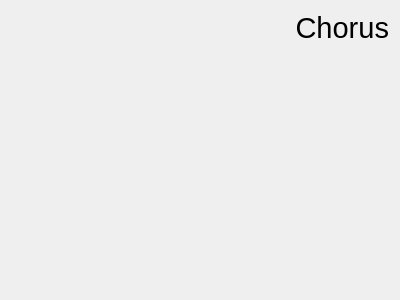
<?xml version="1.0" encoding="UTF-8"?>
<ui version="4.0">
 <class>Chorus_EffectWidget</class>
 <widget class="QWidget" name="Chorus_EffectWidget">
  <property name="geometry">
   <rect>
    <x>0</x>
    <y>0</y>
    <width>400</width>
    <height>300</height>
   </rect>
  </property>
  <property name="windowTitle">
   <string>Form</string>
  </property>
  <layout class="QGridLayout" name="gridLayout">
   <item row="0" column="0">
    <widget class="QLabel" name="label">
     <property name="font">
      <font>
       <pointsize>22</pointsize>
      </font>
     </property>
     <property name="text">
      <string>Chorus</string>
     </property>
     <property name="alignment">
      <set>Qt::AlignRight|Qt::AlignTop|Qt::AlignTrailing</set>
     </property>
    </widget>
   </item>
  </layout>
 </widget>
 <resources/>
 <connections/>
</ui>
